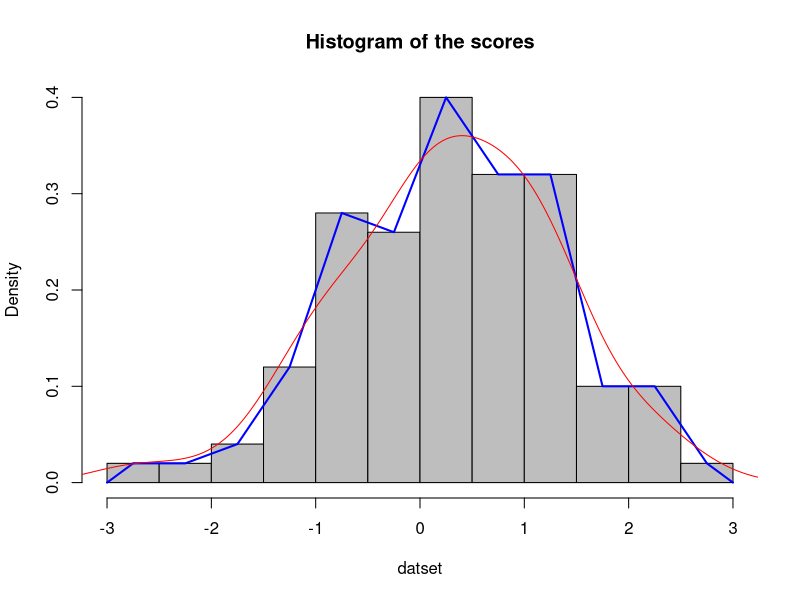
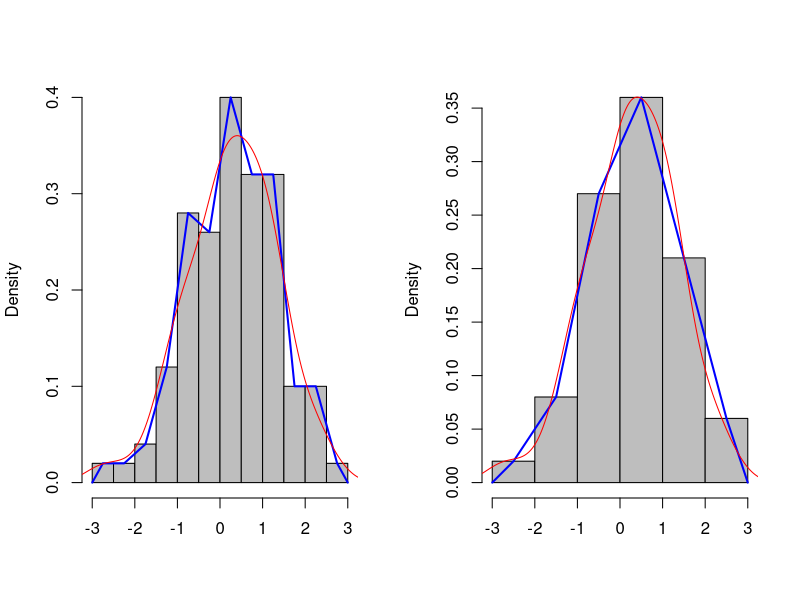
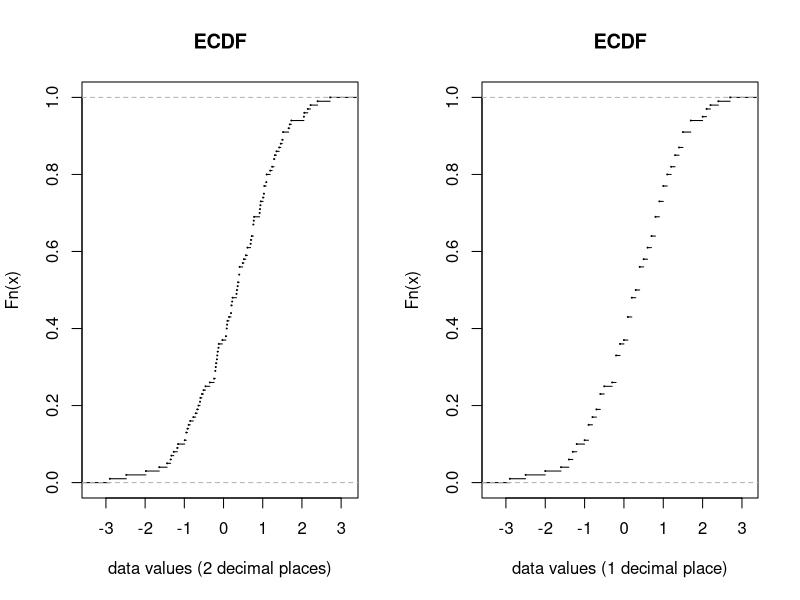
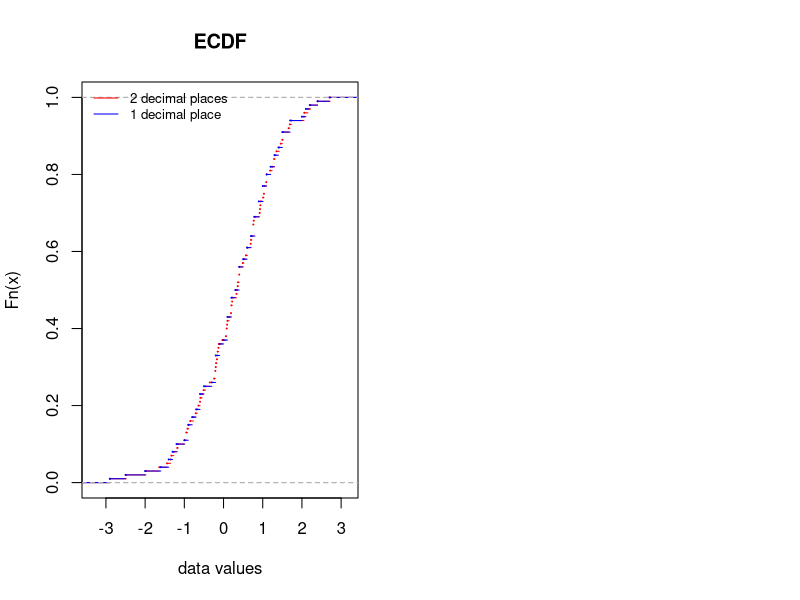

These figures' R source, in order: (Note: this script raises an error after producing the figures.)
## ---- chunk 1
options(repos = list(CRAN="http://cran.rstudio.com/"))
# code chunk specifies whether the R code, warnings, and output 
# will be included in the output files.
if (!require("knitr")) {
   install.packages("knitr")
   library(knitr)
}

knitr::opts_chunk$set(echo = TRUE,       
                      warning = FALSE,   
                      result = TRUE,   
                      message = FALSE,
                      comment = NA)
## ---- chunk 2
datset = c(0.69, -1.16, -0.89, -0.13, 1.29, 1.69, 0.20, 1.52, -0.21,  0.77, 
            1.01, 1.73, -1.98, -0.19, 0.52, -0.03, 0.23, 1.29,  0.76, 0.76, 
            0.33, 0.95, -2.90, 0.61, 0.41, -0.46, 1.52, -0.15, 1.46, 1.04, 1.10, 
            1.19, 1.66, 0.70, -0.35, -0.59, -0.12, 1.31, 0.10, 1.42, -0.85, 
            -1.44, 0.93, 0.20, 0.40, -0.77, -0.20, 0.72, -0.16, -0.60, 0.57, 
            1.50, 0.49, 0.41, -0.71, 2.15, -0.21, 0.37, -1.18, 1.09, -1.33, 
            -0.24, 0.08, -1.27, 0.34, 1.10, -0.92, -0.95, -0.17, -0.51, 1.03, 
            0.08,  1.35, 0.09, 2.05, -0.64, 0.94, 0.36, 2.40, -0.67, -1.35, 
            1.24, 2.22, 0.14, 1.04, 0.61, 0.22, 0.19, 0.40, 2.06, -2.48, 2.72, 
            0.06, 0.78, -0.55, 0.76, -0.95, 0.92, -1.64, -0.99)
#hist(datset, breaks = 15, probability = T)
#lines(density(datset), col ="red")
##
hist.score=hist(datset,main='Histogram of the scores',
       breaks =15, col = 'gray', probability = T)
xaxis=c(min(hist.score$breaks),hist.score$mids,max(hist.score$breaks))
yaxis=c(0,hist.score$density,0)
lines(xaxis, yaxis,type='l', lwd = 2, col = "blue")
lines(density(datset), col ="red")
## ---- chunk 3
datset = c(0.69, -1.16, -0.89, -0.13, 1.29, 1.69, 0.20, 1.52, -0.21,  0.77, 
            1.01, 1.73, -1.98, -0.19, 0.52, -0.03, 0.23, 1.29,  0.76, 0.76, 
            0.33, 0.95, -2.90, 0.61, 0.41, -0.46, 1.52, -0.15, 1.46, 1.04, 1.10, 
            1.19, 1.66, 0.70, -0.35, -0.59, -0.12, 1.31, 0.10, 1.42, -0.85, 
            -1.44, 0.93, 0.20, 0.40, -0.77, -0.20, 0.72, -0.16, -0.60, 0.57, 
            1.50, 0.49, 0.41, -0.71, 2.15, -0.21, 0.37, -1.18, 1.09, -1.33, 
            -0.24, 0.08, -1.27, 0.34, 1.10, -0.92, -0.95, -0.17, -0.51, 1.03, 
            0.08,  1.35, 0.09, 2.05, -0.64, 0.94, 0.36, 2.40, -0.67, -1.35, 
            1.24, 2.22, 0.14, 1.04, 0.61, 0.22, 0.19, 0.40, 2.06, -2.48, 2.72, 
            0.06, 0.78, -0.55, 0.76, -0.95, 0.92, -1.64, -0.99)
#hist(datset, breaks = 15, probability = T)
#lines(density(datset), col ="red")
##
par(mfrow=c(1,2))
##

##
hist.score=hist(datset,main=' ', xlab=" ",
       breaks =15, col = 'gray', probability = T)
xaxis=c(min(hist.score$breaks),hist.score$mids,max(hist.score$breaks))
yaxis=c(0,hist.score$density,0)
lines(xaxis, yaxis,type='l', lwd = 2, col = "blue")
lines(density(datset), col ="red")
##
hist.score=hist(datset,main=' ', xlab=" ",
       breaks =6, col = 'gray', probability = T)
xaxis=c(min(hist.score$breaks),hist.score$mids,max(hist.score$breaks))
yaxis=c(0,hist.score$density,0)
lines(xaxis, yaxis,type='l', lwd = 2, col = "blue")
lines(density(datset), col ="red")
## ---- chunk 4
datset = c(0.69, -1.16, -0.89, -0.13, 1.29, 1.69, 0.20, 1.52, -0.21,  0.77, 
            1.01, 1.73, -1.98, -0.19, 0.52, -0.03, 0.23, 1.29,  0.76, 0.76, 
            0.33, 0.95, -2.90, 0.61, 0.41, -0.46, 1.52, -0.15, 1.46, 1.04, 1.10, 
            1.19, 1.66, 0.70, -0.35, -0.59, -0.12, 1.31, 0.10, 1.42, -0.85, 
            -1.44, 0.93, 0.20, 0.40, -0.77, -0.20, 0.72, -0.16, -0.60, 0.57, 
            1.50, 0.49, 0.41, -0.71, 2.15, -0.21, 0.37, -1.18, 1.09, -1.33, 
            -0.24, 0.08, -1.27, 0.34, 1.10, -0.92, -0.95, -0.17, -0.51, 1.03, 
            0.08,  1.35, 0.09, 2.05, -0.64, 0.94, 0.36, 2.40, -0.67, -1.35, 
            1.24, 2.22, 0.14, 1.04, 0.61, 0.22, 0.19, 0.40, 2.06, -2.48, 2.72, 
            0.06, 0.78, -0.55, 0.76, -0.95, 0.92, -1.64, -0.99)

plot(ecdf(datset),
     main = "ECDF",
     xlab = "data values (2 decimal places)",
     cex=0.1)
## ---- chunk 5
datset = c(0.69, -1.16, -0.89, -0.13, 1.29, 1.69, 0.20, 1.52, -0.21,  0.77, 
            1.01, 1.73, -1.98, -0.19, 0.52, -0.03, 0.23, 1.29,  0.76, 0.76, 
            0.33, 0.95, -2.90, 0.61, 0.41, -0.46, 1.52, -0.15, 1.46, 1.04, 1.10, 
            1.19, 1.66, 0.70, -0.35, -0.59, -0.12, 1.31, 0.10, 1.42, -0.85, 
            -1.44, 0.93, 0.20, 0.40, -0.77, -0.20, 0.72, -0.16, -0.60, 0.57, 
            1.50, 0.49, 0.41, -0.71, 2.15, -0.21, 0.37, -1.18, 1.09, -1.33, 
            -0.24, 0.08, -1.27, 0.34, 1.10, -0.92, -0.95, -0.17, -0.51, 1.03, 
            0.08,  1.35, 0.09, 2.05, -0.64, 0.94, 0.36, 2.40, -0.67, -1.35, 
            1.24, 2.22, 0.14, 1.04, 0.61, 0.22, 0.19, 0.40, 2.06, -2.48, 2.72, 
            0.06, 0.78, -0.55, 0.76, -0.95, 0.92, -1.64, -0.99)
datset01 = round(datset,1)
plot(ecdf(datset01),
     main = "ECDF",
     xlab = "data values (1 decimal place)",
     cex=0.1)
## ---- chunk 6
datset = c(0.69, -1.16, -0.89, -0.13, 1.29, 1.69, 0.20, 1.52, -0.21,  0.77, 
            1.01, 1.73, -1.98, -0.19, 0.52, -0.03, 0.23, 1.29,  0.76, 0.76, 
            0.33, 0.95, -2.90, 0.61, 0.41, -0.46, 1.52, -0.15, 1.46, 1.04, 1.10, 
            1.19, 1.66, 0.70, -0.35, -0.59, -0.12, 1.31, 0.10, 1.42, -0.85, 
            -1.44, 0.93, 0.20, 0.40, -0.77, -0.20, 0.72, -0.16, -0.60, 0.57, 
            1.50, 0.49, 0.41, -0.71, 2.15, -0.21, 0.37, -1.18, 1.09, -1.33, 
            -0.24, 0.08, -1.27, 0.34, 1.10, -0.92, -0.95, -0.17, -0.51, 1.03, 
            0.08,  1.35, 0.09, 2.05, -0.64, 0.94, 0.36, 2.40, -0.67, -1.35, 
            1.24, 2.22, 0.14, 1.04, 0.61, 0.22, 0.19, 0.40, 2.06, -2.48, 2.72, 
            0.06, 0.78, -0.55, 0.76, -0.95, 0.92, -1.64, -0.99)

plot(ecdf(datset),
     main = "ECDF",
     xlab = "data values",
     lty=1,
     cex=0.1,
     col = "red")
lines(ecdf(datset01),
      cex=0.1,
      col = "blue",
      lty=1)

legend("topleft", c("2 decimal places", "1 decimal place"), 
       col = c("red", "blue"), 
       lty=rep(1,2),
       cex = 0.8,
       bty = "n")
## ---- chunk 7
include_graphics("img/KS-statistic.jpg")
## ---- chunk 8
normCDF = function(xvec, mu, sig){            # argument should be a vector
    CDFvec = NULL
    fn= function(x, mu, sig) {                           # density function
    (1/(sig*sqrt(2*pi)))*exp(-(x-mu)^2/(2*sig^2))
    }
    for (i in 1:length(xvec)){
    CDFvec[i] = integrate(fn, -Inf, xvec[i], mu, sig)  # definite integral!
    }
    as.numeric(CDFvec)                      # must be converted to numeric!
}
## ---- chunk 9
xvec0=c(9.18, 14.78, 7.22, 11.10, 12.94, 7.79, 11.08, 10.82, 8.80, 8.22, 8.06, 11.21, 
9.51, 6.98, 7.76, 13.78, 7.29, 10.77, 8.93, 10.92, 8.28, 12.39, 8.54, 9.46, 
8.36, 10.31, 11.13, 9.68, 6.31, 10.54, 6.85, 8.44, 10.18, 8.88, 10.61, 6.02, 
9.84, 8.00, 9.35, 10.06, 8.07, 12.74, 8.39, 12.36, 5.13, 12.79, 5.10, 9.20, 
9.80, 9.88, 10.90, 9.95, 11.57, 10.71, 10.46, 13.73, 7.09, 12.05, 14.02, 8.05, 
10.93, 9.14, 10.26, 11.14, 9.34, 12.85, 14.98, 8.50, 10.90, 11.51, 8.68, 10.65, 
9.13, 8.22, 4.72, 11.56, 5.31, 8.64, 11.14, 10.91, 9.35, 7.55, 9.36, 10.78,
7.22, 11.16, 6.02, 11.16, 11.86, 6.77, 8.20, 10.00, 8.20, 8.13, 7.16, 12.48, 
8.87, 3.70, 8.81, 11.72)
###
ks.test(xvec0, "normCDF", mu=10, sig=2, alternative = "two.sided")
## ---- chunk 10
Udat = runif(100)  # generate 100 uniform random numbers
WeibullDat = 2*(-log(1-Udat))^2
hist(WeibullDat, breaks=11, probability = T, ylim=c(0,0.25),
     main = "Simulated Weibull Random Numbers",
     xlab="Weibull Random Number")
dd=density(WeibullDat)
lines(dd, col = "blue", lty = 1, lwd =1)
## True Weibull density
xx=seq(0, 30, length=200)
k=0.5
lam = 2
yy = (k/lam)*(xx/lam)^(k-1)*exp(-xx/lam)^k
lines(xx,yy, lty=1, lwd=2, col = "red")
legend("topright", c("estimated density", "true density"), lty=rep(1,2), 
       col=c("blue", "red"), lwd=c(1,2), cex=0.8, bty="n")
## ---- chunk 11
xx = seq(0,1, length=100)
yy = 60*xx^3*(1-xx)^2
plot(xx,yy, type = "l", 
     lty=1, 
     lwd=2,
     col="blue",
     xlim=c(0,1),
     ylim = c(0,2.5),
     xlab = "x", 
     ylab = "f(x)",
     main="Acceptance-Rejection Demo")
lines(c(0,1), c(1,1), 
      lty = 1,
      lwd = 2, 
      col = "darkred")
segments(0, 2.1, 1,2.1,
      lty = 1,
      lwd = 2, 
      col = "purple")
segments(c(0,1),c(0, 0), c(0, 1), c(2.1, 2.1),
      lty = 2,
      lwd = 1, 
      col = "darkgreen")
##
legend("bottom", c("f(x)", "g(x)", "t(x)"),
       lty=rep(1,3),
       col=c("blue", "darkred", "purple"),
       cex = 0.8,
       lwd=rep(2,3),
       bty="n")
## ---- chunk 12
fnx = function(x){60*x^3*(1-x)^2}
cgx = function(x){2.1}
n = 100
##
sampleX = rep(NA,n)  # define a zero vector to store valid simulated values
n = 100
i = 1
while (i < 101){   # need to use while loop since some generated values will be 
                   # rejected.
  u0 = runif(1)
  u = runif(1)
  if (u < fnx(u0)/cgx(u0)) {
       sampleX[i] = u0
       i = i + 1} else {
       i=i
  }
}
###
hist(sampleX, probability = TRUE,
     ylim=c(0,2.8),
     main = "Simulated vs True Density")
lines(density(sampleX), 
      col = "blue",
      lty=1,
      lwd = 2)
##
xx = seq(0,1, length=100)
yy = 60*xx^3*(1-xx)^2
lines(xx,yy, 
     lty=2, 
     lwd=1,
     col="red")
legend("topright", c("simulated density","true density"),
       lty=c(1,2),
       lwd=c(2,1),
       col= c("blue", "red"),
       cex= 0.8,
       bty = "n")
## ---- chunk 13
## empty vectors to store lower and upper confidence limits
## of the two parameters for each 95% confidence intervals
amin = NULL
amax = NULL
bmin = NULL
bmax = NULL
## empty vectors to store the MLE calculated from each simulated sample
aa=NULL
bb=NULL
n = 100
### will simulated samples to construct 1000 95% confidence intervals
for (i in 1:1000){
##
x = (-log(1-runif(n))/2)^2   # Simulated data set!
## log-likelihood
negLogLik = function(A){
  a = A[1]
  b = A[2]
  n*log(a) + n*log(b) + (b-1)*sum(log(x)) - a*sum(x^b)
}
## gradient function
grFun = function(A){
  a = A[1]
  b = A[2]
  ga = n/a - sum(x^b)
  gb= n/b +sum(log(x)) -a*sum(x^b*log(x))
  c(ga,gb)
}
## calling R function optim()
results = optim(par = c(2,.5), 
                fn = negLogLik, 
                gr = grFun, 
                method = "BFGS", 
                control = list(maxit = 20000,
                               fnscale = -1), 
                hessian = TRUE)
###
MLE = results$par
Counts = results$counts
Convergence = results$convergence
Hessian = results$hessian
I0.inv = - solve(Hessian)
sdpar = sqrt(diag(I0.inv))
##
aa[i] = MLE[1]
bb[i] = MLE[2]
##
amin[i] = MLE[1] - 2*sdpar[1]
amax[i] = MLE[1] + 2*sdpar[1]
bmin[i] = MLE[2] - 2*sdpar[2]
bmax[i] = MLE[2] + 2*sdpar[2]
}
cover.a = sum(amin < 2 & amax > 2)/1000
cover.b = sum(bmin < 0.5 & bmax > 0.5)/1000
###
c(cover.a = cover.a, cover.b = cover.b)
## ---- chunk 14
include_graphics("img/PowerCalc.jpg")
## ---- chunk 15
include_graphics("img/PowerCurve.png")
## ---- chunk 16
#G = 2
#B = 1
#n = 100
##
powCalc = function(G, B, n){
  # G = parameter gamma 
  # B = parameter beta
  # n = sample size
  pval.lrt = NULL         # NULL vector to store p-values for LRT
  pval.W = NULL           # NULL vector to store p-values for Wald
  for (i in 1:1000){
   ## Random Number Generator
   Udat = runif(n)                  # generate 100 uniform random numbers
   x = (-(1/G)*log(1-Udat))^(1/B)   # Random numbers based on given pars
   ##
   ## log-likelihood
   negLogLik = function(A){         # log-likelihood function
      g = A[1]
      b = A[2]
      n*log(g) + n*log(b) + (b-1)*sum(log(x)) - g*sum(x^b)
   }
   ## gradient function
   grFun = function(A){             # gradient vector
      g = A[1]
      b = A[2]
      dg = n/g - sum(x^g)
      db= n/b +sum(log(x)) -g*sum(x^b*log(x))
      c(dg,db)
   }
   ##
   ## calling optim()
   result = optim(par = c(G,B),     # the optimization 
                  fn = negLogLik, 
                  gr = grFun, 
                  method = "BFGS", 
                  control = list(maxit = 20000,fnscale = -1), 
                  hessian = TRUE)
     ###
     ###
     PAR = result$par
     ### Likelihood Ratio Test
     ## Restricted MLE
     rG = 1/mean(x)
     rlgLik = n*log(rG) - rG*sum(x)
     ## Full likelihood
     flgLik = n*log(PAR[1]) + n*log(PAR[2]) + (PAR[2]-1)*sum(log(x)) - PAR[1]*sum(x^PAR[2])
     #  negLogLik(A = results$par)
     LRT = -2*(rlgLik-flgLik)           # likelihood ratio test statistic
     #cat("LRT = ", LRT, " rlgLik =", rlgLik, " flgLik =", flgLik, "\n PAR = ", PAR, "\n")
     pval.lrt[i] = 1-pchisq(LRT,1)
     ###
     ###
     ## Wald Test
     MLE = result$par                    # MLE ....
     Counts = result$counts
     Convergence = result$convergence  # This should be checked....
     Hessian = result$hessian          # Hessian matrix based on the entire data
     In.inv = -solve(Hessian)          # The covariance matrix of the MLE
     
     ###
     ###
     W = (MLE[2]-1)^2/In.inv[2,2]      # Wald statistic with df = 1
     pval.W[i] = 1 - pchisq(W,1)       # right-tailed test
    } 
   pow.lrt = sum(pval.lrt < 0.05)/1000 # Power = P( Reject Ho in simulated data | Model is false)
   pow.W = sum(pval.W < 0.05)/1000
   c(n = n, B = B, pow.lrt = pow.lrt, pow.W = pow.W)   # output information
}
## ---- chunk 17
BB = seq(0.6, 1.4, by = 0.05)
N = c(30, 50, 70)
Shp.pow.30 = matrix(0, ncol=4, nrow = 17)
Shp.pow.50 = matrix(0, ncol=4, nrow = 17)
Shp.pow.70 = matrix(0, ncol=4, nrow = 17)

for(i in 1:17){
    Shp.pow.30[i,] = powCalc(G =2, B=BB[i], n=30)
}
for(i in 1:17){
    Shp.pow.50[i,] = powCalc(G =2, B=BB[i], n=50)
}
for(i in 1:17){
    Shp.pow.70[i,] = powCalc(G =2, B=BB[i], n=70)
  }
## ---- chunk 18
Shp.pow.50
## ---- chunk 19
plot(Shp.pow.30[,2], Shp.pow.30[,3], 
     xlim=c(0.5, 1.5), 
     ylim=c(0,1),
     xlab="shape parameter",
     ylab = "Power",
     type = "l",
     lty=1,
     col="blue",
     main = "Comparison of Power Curves")
lines(Shp.pow.30[,2], Shp.pow.30[,4],
      lty=2,
      col = "blue")
lines(Shp.pow.50[,2], Shp.pow.50[,3],
      lty=1,
      col = "red")
lines(Shp.pow.50[,2], Shp.pow.50[,4],
      lty=2,
      col = "red")
lines(Shp.pow.70[,2], Shp.pow.70[,3],
      lty=1,
      col = "turquoise4")
lines(Shp.pow.70[,2], Shp.pow.70[,4],
      lty=2,
      col = "turquoise4")
##
abline(h=0.05)
legend("top", c("LRT.30", "Wald.30", "LRT.50", "Wald.50", "LRT.70", "Wald.70"),
       lty=c(1,2,1,2,1,2),
       col=c("blue","blue", "red", "red", "turquoise4","turquoise4"),
             cex = 0.8,
             bty="n")
